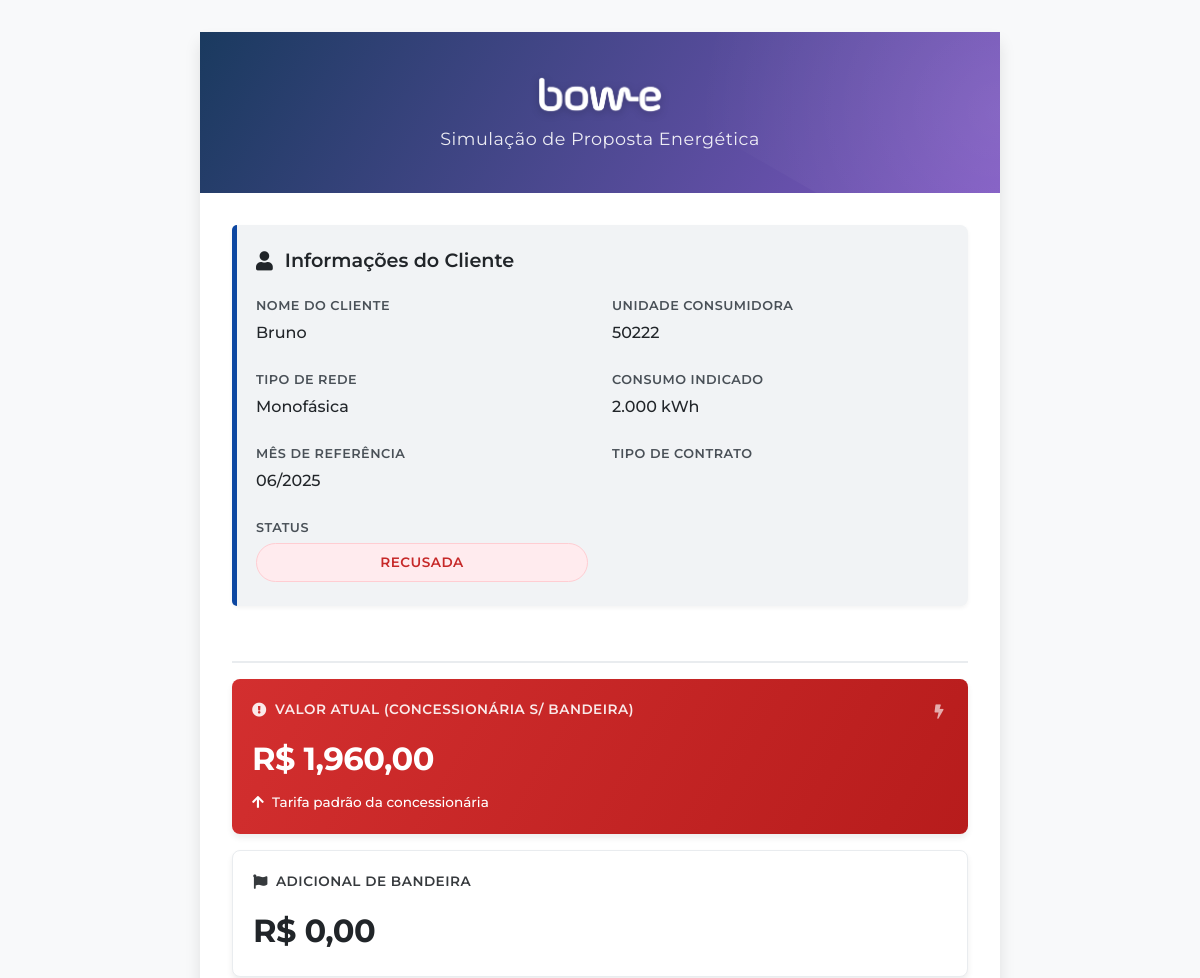
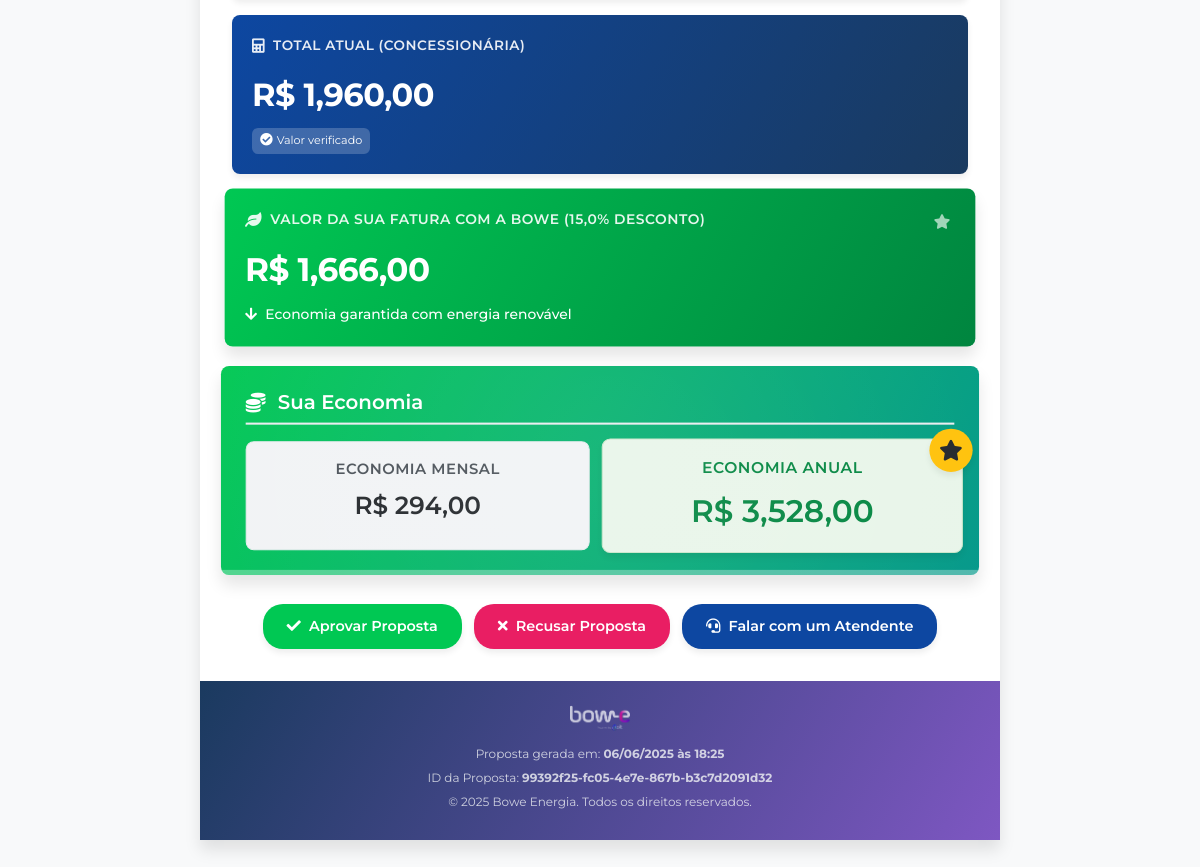
/proposta/99392f25-fc05-4e7e-867b-b3c7d2091d32, run on the app's committed database (2 pictures, top to bottom).
### src/models/proposta.py (models this page shows, shortened)
class Proposta(db.Model):
    __tablename__ = 'propostas'
    id = db.Column(db.Integer, primary_key=True)
    id_publico = db.Column(db.String(36), unique=True, nullable=False)
    data_criacao = db.Column(db.DateTime, default=datetime.utcnow)
    status = db.Column(db.String(20), default='Pendente')
    nome_vendedor = db.Column(db.String(100), nullable=False, default="Bowe Energia")
    telefone_vendedor = db.Column(db.String(20), nullable=False, default="(00) 0000-0000")
    chave_pix = db.Column(db.String(100))
    cidade_indicador = db.Column(db.String(100))
    lider = db.Column(db.String(100))
    cpf_indicador = db.Column(db.String(14))
    nome_indicado = db.Column(db.String(100), nullable=False)
    telefone_indicado = db.Column(db.String(20))
    email_indicado = db.Column(db.String(100))
    unidade_consumidora = db.Column(db.String(20), nullable=False)
    consumo_indicado = db.Column(db.Float, nullable=False)
    tipo_rede = db.Column(db.String(20), nullable=False)
    mes_atual = db.Column(db.String(20), nullable=False)
    taxa_concessionaria = db.Column(db.Float, nullable=False)
    taxa_bandeira = db.Column(db.Float, default=0)
    taxa_enersim = db.Column(db.Float)  # Mantido para compatibilidade
    percentual_desconto = db.Column(db.Float, nullable=False)  # Novo campo
    pagar_energisa = db.Column(db.Float, nullable=False)
    pagar_energisa_mais_bandeira = db.Column(db.Float, nullable=False)
    pagar_enersim = db.Column(db.Float, nullable=False)
    economia = db.Column(db.Float, nullable=False)
    economia_anual = db.Column(db.Float, nullable=False)
    porcentagem_economia = db.Column(db.Float, nullable=False)
    modelo_contrato = db.Column(db.String(100))

### src/routes/proposta.py (the view)
@proposta_bp.route('/proposta/<id_publico>')
def visualizar(id_publico):
    proposta = Proposta.query.filter_by(id_publico=id_publico).first_or_404()
    proposta.data_criacao_brasilia = convert_to_brasilia_time(proposta.data_criacao)
    return render_template('proposta.html', proposta=proposta)

### src/routes/proposta.py (called while the page is built)
def convert_to_brasilia_time(utc_dt):
    if utc_dt is None:
        return None
    utc_timezone = pytz.timezone('UTC')
    brasilia_timezone = pytz.timezone('America/Sao_Paulo')
    utc_dt = utc_timezone.localize(utc_dt)
    brasilia_dt = utc_dt.astimezone(brasilia_timezone)
    return brasilia_dt

### src/templates/proposta.html (shortened to what this page needs)
{% extends "base.html" %}
{% block styles %}
<link rel="stylesheet" href="{{ url_for('static', filename='css/bowe_professional.css') }}">
<link rel="stylesheet" href="https://cdnjs.cloudflare.com/ajax/libs/font-awesome/5.15.4/css/all.min.css">
{% endblock %}
{% block content %}
<div class="proposal-container" id="proposal-content">
    <div class="header">
        <div class="header-content">
            <div class="logo-container">
                <img src="{{ url_for('static', filename='img/logo.png') }}" alt="Bowe Energia Logo" class="logo-icon">
            </div>
            <div class="subtitle">Simulação de Proposta Energética</div>
        </div>
    </div>
    <div class="proposal-content">
        <div class="client-info">
            <h2 class="section-title2"><i class="fas fa-user"></i> Informações do Cliente</h2>
            <div class="info-grid">
                <div class="info-item">
                    <span class="info-label">Nome do Cliente</span>
                    <span class="info-value">{{ proposta.nome_indicado }}</span>
                </div>
                <div class="info-item">
                    <span class="info-label">Unidade Consumidora</span>
                    <span class="info-value">{{ proposta.unidade_consumidora }}</span>
                </div>
                <div class="info-item">
                    <span class="info-label">Tipo de Rede</span>
                    <span class="info-value">{{ proposta.tipo_rede }}</span>
                </div>
                <div class="info-item">
                    <span class="info-label">Consumo Indicado</span>
                    <span class="info-value">{{ "{:,.0f}".format(proposta.consumo_indicado|int).replace(',', '.') }} kWh</span>
                </div>
                <div class="info-item">
                    <span class="info-label">Mês de Referência</span>
                    <span class="info-value">{{ proposta.mes_atual }}</span>
                </div>
                <div class="info-item">
                    <span class="info-label">Tipo de Contrato</span>
                </div>
                <div class="info-item" >
                    <span class="info-label">Status</span>
                    {% set status_class = "status-pendente" %}
                    {% if proposta.status == "Aprovada" %}
                        {% set status_class = "status-aprovada" %}
                    {% elif proposta.status == "Recusada" %}
                        {% set status_class = "status-recusada" %}
                    {% endif %}
                    <span class="status-badge {{ status_class }}">{{ proposta.status or "Pendente" }}</span>
                </div>
            </div>
        </div>
        <div class="section financial-analysis">
            <h2 class="section-title"><i class="fas fa-chart-line"></i> Análise Financeira</h2>
            <div class="financial-cards">
                <div class="financial-card current">
                    <div class="card-title">
                        <i class="fas fa-exclamation-circle"></i> Valor Atual (Concessionária s/ Bandeira)
                        <span class="card-indicator"><i class="fas fa-bolt"></i></span>
                    </div>
                    <div class="card-value">R$ {{ "{:,.2f}".format(proposta.pagar_energisa).replace(',', '.').replace('.', ',') }}</div>
                    <div class="value-comparison expensive">
                        <i class="fas fa-arrow-up"></i> Tarifa padrão da concessionária
                    </div>
                </div>
                {% if proposta.taxa_bandeira > 0 %}
                <div class="financial-card neutral">
                    <div class="card-title">
                        <i class="fas fa-flag"></i> Adicional de Bandeira
                    </div>
                    <div class="card-value">R$ {{ "{:,.2f}".format(proposta.pagar_energisa_mais_bandeira - proposta.pagar_energisa).replace(',', '.').replace('.', ',') }}</div>
                </div>
                <div class="financial-card total">
                    <div class="card-title">
                        <i class="fas fa-calculator"></i> Total Atual com Bandeira
                    </div>
                    <div class="card-value">R$ {{ "{:,.2f}".format(proposta.pagar_energisa_mais_bandeira).replace(',', '.').replace('.', ',') }}</div>
                    <div class="trust-badge">
                        <i class="fas fa-check-circle"></i> Valor verificado
                    </div>
                </div>
                {% else %}
                <div class="financial-card neutral">
                    <div class="card-title">
                        <i class="fas fa-flag"></i> Adicional de Bandeira
                    </div>
                    <div class="card-value">R$ 0,00</div>
                </div>
                <div class="financial-card total">
                    <div class="card-title">
                        <i class="fas fa-calculator"></i> Total Atual (Concessionária)
                    </div>
                    <div class="card-value">R$ {{ "{:,.2f}".format(proposta.pagar_energisa_mais_bandeira).replace(',', '.').replace('.', ',') }}</div>
                    <div class="trust-badge">
                        <i class="fas fa-check-circle"></i> Valor verificado
                    </div>
                </div>
                {% endif %}
                <div class="financial-card highlight">
                    <div class="card-title">
                        <i class="fas fa-leaf"></i> Valor da sua fatura com a Bowe ({{ "{:.1f}".format(proposta.percentual_desconto).replace('.', ',') }}% desconto)
                        <span class="card-indicator"><i class="fas fa-star"></i></span>
                    </div>
                    <div class="card-value">R$ {{ "{:,.2f}".format(proposta.pagar_enersim).replace(',', '.').replace('.', ',') }}</div>
                    <div class="value-comparison savings">
                        <i class="fas fa-arrow-down"></i> Economia garantida com energia renovável
                    </div>
                </div>
            </div>
        </div>
      <div class="economy-highlight">
            <h2 class="section-title"><i class="fas fa-coins"></i> Sua Economia</h2>
            <div class="economy-comparison">
                <div class="economy-monthly">
                    <div class="economy-label">ECONOMIA MENSAL</div>
                    <div class="economy-amount">R$ {{ "{:,.2f}".format(proposta.economia).replace(',', '.').replace('.', ',') }}</div>
                </div>
                <div class="economy-annual" style="position: relative;">
                    <div class="annual-star"><i class="fas fa-star"></i></div>
                    <div class="economy-label">ECONOMIA ANUAL</div>
                    <div class="economy-amount">R$ {{ "{:,.2f}".format(proposta.economia_anual).replace(',', '.').replace('.', ',') }}</div>
                </div>
            </div>
        </div>
        <div class="actions">
            <form action="{{ url_for('proposta.resposta', id_publico=proposta.id_publico) }}" method="POST">
                <button type="submit" class="btn btn-success">
                    <i class="fas fa-check"></i> Aprovar Proposta
                </button>
            </form>
            <form action="{{ url_for('proposta.resposta', id_publico=proposta.id_publico) }}" method="POST">
                <button type="submit" class="btn btn-danger">
                    <i class="fas fa-times"></i> Recusar Proposta
                </button>
            </form>
            <a href="https://wa.me/5500000000000?text=Olá, gostaria de falar sobre a proposta {{ proposta.id_publico }}" class="btn btn-primary" target="_blank">
                 <i class="fas fa-headset"></i> Falar com um Atendente
            </a>
        </div>
    </div>
    <div class="footer">
        <img src="{{ url_for('static', filename='img/powered.png') }}" alt="Bowe Energia" class="footer-logo">
        <p>Proposta gerada em: <strong>{{ proposta.data_criacao_brasilia.strftime("%d/%m/%Y às %H:%M") if proposta.data_criacao_brasilia else "N/A" }}</strong></p>
        <p>ID da Proposta: <strong>{{ proposta.id_publico }}</strong></p>
        <p>&copy; 2025 Bowe Energia. Todos os direitos reservados.</p>
    </div>
</div>
{% endblock %}

### src/static/css/style.css (style rules this page uses)
body { font-family: 'Roboto', sans-serif; background-color: #f8f9fa; }
.btn-primary { background-color: #0056b3; border-color: #0056b3; }
.btn-success { background-color: #28a745; border-color: #28a745; }

### src/templates/proposta.html (style rules this page uses)
body { background-color: var(--bowe-gray-lightest ); padding: 0; margin: 0; font-family: 'Montserrat', sans-serif; }
.economy-highlight { margin-top: 20px; }
.economy-comparison { display: flex; justify-content: space-between; margin-top: 15px; gap: 20px; }
.economy-monthly, .economy-annual { flex: 1; padding: 15px; border-radius: var(--bowe-radius); text-align: center; transition: var(--bowe-transition); }
.economy-monthly { background-color: var(--bowe-gray-light); border: 1px solid var(--bowe-gray); }
.economy-annual { background-color: #e8f5e9; border: 1px solid #c8e6c9; transform: scale(1.05); box-shadow: var(--bowe-shadow); }
.economy-label { font-size: 0.9rem; color: var(--bowe-gray-dark); margin-bottom: 5px; font-weight: 600; text-transform: uppercase; letter-spacing: 0.5px; }
.economy-amount { font-size: 1.5rem; font-weight: 600; color: var(--bowe-text-primary); }
.economy-annual .economy-label { color: var(--bowe-green-dark); }
.economy-annual .economy-amount { color: var(--bowe-green-dark); font-size: 1.8rem; }
.annual-star { position: absolute; top: -10px; right: -10px; background-color: var(--bowe-yellow); color: var(--bowe-text-primary); width: 40px; height: 40px; display: flex; align-items: center; justify-content: center; border-radius: 50%; font-size: 1.2rem; box-shadow: var(--bowe-shadow); z-index: 3; }

### data on the page
Proposta: nome_indicado "Bruno", unidade_consumidora "50222", tipo_rede "Monofásica", consumo_indicado "2.000", mes_atual "06/2025", status "RECUSADA", pagar_energisa "1,960,00", pagar_energisa_mais_bandeira "1,960,00", percentual_desconto "15,0", pagar_enersim "1,666,00", economia "294,00", economia_anual "3,528,00", id_publico "99392f25-fc05-4e7e-867b-b3c7d2091d32"
